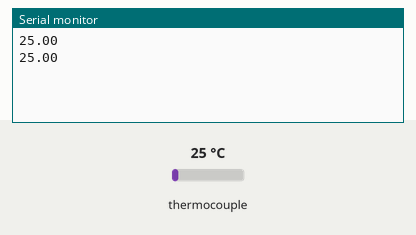
This sketch was run on a simulated ESP32. Parts: the last lines printed to the serial monitor. The test bench sets the inputs (shaded band); at power-on: thermocouple 25 °C.

Above: at 5.8 s.
5.9 s: thermocouple set to 6 °C
At 10.4 s:
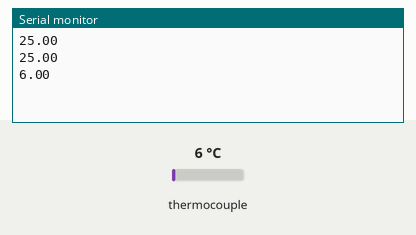
11.9 s: thermocouple set to 75 °C
At 15.4 s:
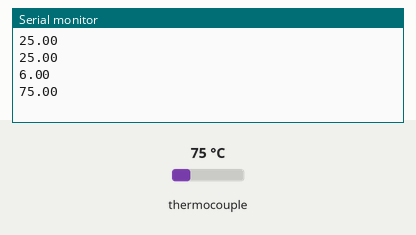
Timing chart, 0 to 16.9 s (numbered marks = the images above; inputs shaded):
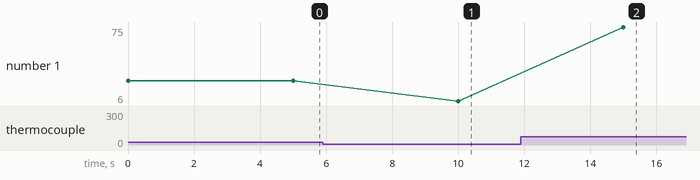

Measured:
- after the input at 5.9 s, the serial monitor: prints a new line after 4.1 s (image 1)
- after the input at 11.9 s, the serial monitor: prints a new line after 3.1 s (image 2)
- plotted number 1: 25 → 6 after the input at 5.9 s, 6 → 75 after the input at 11.9 s

The sketch:

Thermocouple_MAX6675.ino
```cpp
//max 6675, 5V
#define wSCK 14   //D14
#define wCS 15    //D15
#define wSO 12    //D12
#define wSI 13   //not used

#include <MAX6675_Thermocouple.h>
#include <SPI.h>
SPIClass* hspi = NULL;              // USE VIRTUAL SPI
Thermocouple* thermocouple;

float getCelcius() {
  return thermocouple->readCelsius();
}

void setup() {
  // put your setup code here, to run once:
  Serial.begin(9600);
  hspi = new SPIClass(HSPI);
  hspi->begin(wSCK, wSO, wSI, wCS);
  pinMode(wCS, OUTPUT);
  thermocouple = new MAX6675_Thermocouple(wSCK, wCS, wSO);
}

void loop() {
  // put your main code here, to run repeatedly:
  Serial.println(getCelcius());
  delay(5000);

}
```
